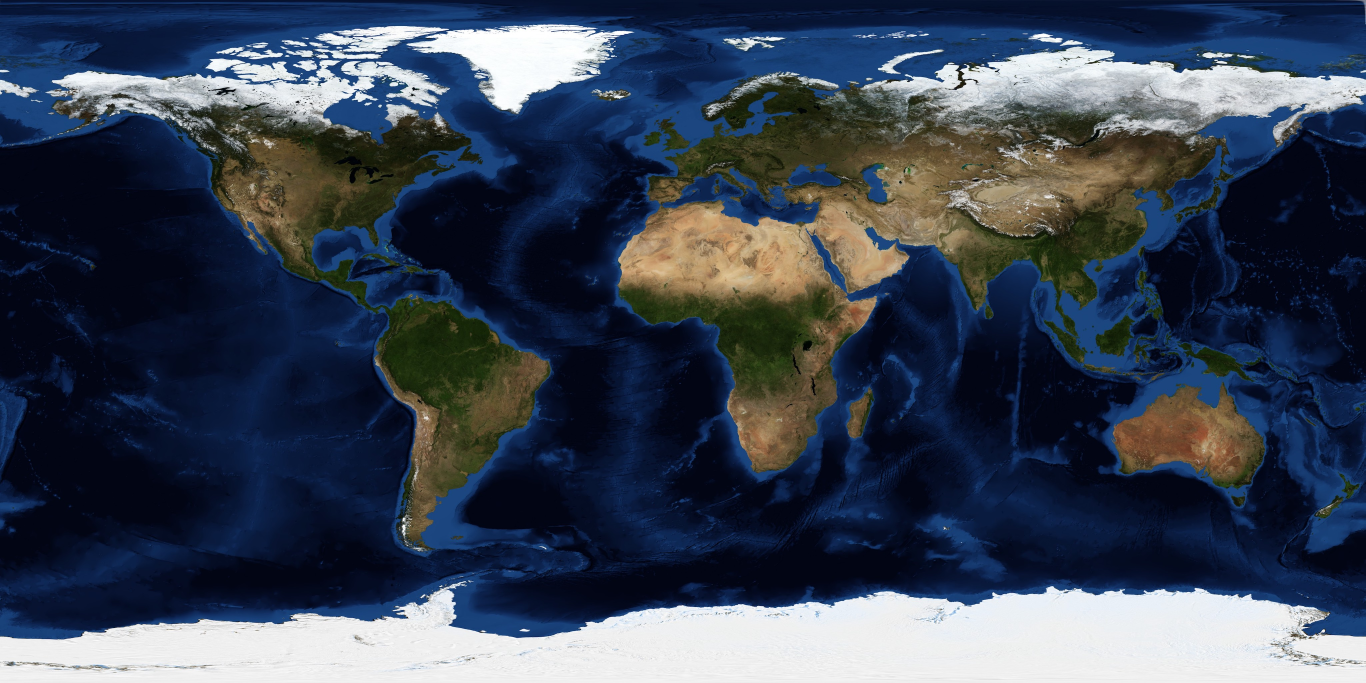
#> input picture faces/earth-day-night/inputs/earth-blue-marble.jpg, 4096 x 2048 px (shown at 1/3 size)
$ python render_assets.py ../inputs/earth-blue-marble.jpg ../inputs/earth-night.jpg ../inputs/earth-night.jpg
#> lines starting #> are read from the running program, lines starting #| are printed output that depends on the picture
### faces/earth-day-night/tools/params.py
"""Shared constants for the Earth watch face."""
import numpy as np

CANVAS = 450            # WFF canvas size
CENTER = CANVAS / 2
EARTH_R = 196           # Earth disk radius in canvas px
EARTH_X = int(CENTER - EARTH_R)
LAT0 = 0.0              # view centred on the equator
LON0 = 0.0
MASK_STEP_DEG = 5.0     # sun-elevation step between precomputed terminator masks
MASK_COUNT = int(180 / MASK_STEP_DEG) + 1
MASK_RES = EARTH_R      # masks are drawn at half resolution and scaled 2x (they are soft)

LO, HI = -0.10, 0.26    # cos(solar zenith) range of the day/night blend (twilight to ~15 deg sun)


def mask_profile(illum):
    t = np.clip((illum - LO) / (HI - LO), 0, 1)
    return t * t * (3 - 2 * t)

### faces/earth-day-night/tools/render_assets.py
"""Render all bitmap assets for the Earth day/night watch face.

Usage: python3 -I render_assets.py <day_texture> <night_texture> <out_drawable_dir>
"""
import math
import random
import sys

import numpy as np
from PIL import Image, ImageDraw, ImageFilter

from params import (CANVAS, CENTER, EARTH_R, LAT0, LON0, MASK_STEP_DEG,
                    MASK_COUNT, MASK_RES, mask_profile)

DAY_TEX, NIGHT_TEX, OUT = sys.argv[1], sys.argv[2], sys.argv[3]
SS = 2  # supersampling


def save(arr, name):
    Image.fromarray(np.clip(arr * 255 + 0.5, 0, 255).astype(np.uint8), "RGBA").save(f"{OUT}/{name}.png", optimize=True)


def sample(tex, lat, lon):
    """Bilinear sample an equirectangular texture (float array HxWx3)."""
    h, w, _ = tex.shape
    x = (lon + 180.0) / 360.0 * w - 0.5
    y = (90.0 - lat) / 180.0 * h - 0.5
    x0 = np.floor(x).astype(int); y0 = np.floor(y).astype(int)
    fx = (x - x0)[..., None]; fy = (y - y0)[..., None]
    x1 = (x0 + 1) % w; x0 = x0 % w
    y0c = np.clip(y0, 0, h - 1); y1c = np.clip(y0 + 1, 0, h - 1)
    a = tex[y0c, x0] * (1 - fx) + tex[y0c, x1] * fx
    b = tex[y1c, x0] * (1 - fx) + tex[y1c, x1] * fx
    return a * (1 - fy) + b * fy


def ortho_grid(size):
    """Return u (east), v (north), z, inside-mask for a disk filling size x size."""
    c = (size - 1) / 2.0
    yy, xx = np.mgrid[0:size, 0:size]
    u = (xx - c) / (size / 2.0)
    v = -(yy - c) / (size / 2.0)
    r2 = u * u + v * v
    inside = r2 <= 1.0
    z = np.sqrt(np.clip(1 - r2, 0, 1))
    return u, v, z, inside, np.sqrt(r2)


def earth_latlon(u, v, z):
    p0, l0 = math.radians(LAT0), math.radians(LON0)
    e = np.array([-math.sin(l0), math.cos(l0), 0.0])
    n = np.array([-math.sin(p0) * math.cos(l0), -math.sin(p0) * math.sin(l0), math.cos(p0)])
    c = np.array([math.cos(p0) * math.cos(l0), math.cos(p0) * math.sin(l0), math.sin(p0)])
    P = u[..., None] * e + v[..., None] * n + z[..., None] * c
    lat = np.degrees(np.arcsin(np.clip(P[..., 2], -1, 1)))
    lon = np.degrees(np.arctan2(P[..., 1], P[..., 0]))
    return lat, lon


def disk_alpha(r, size):
    # antialiased edge, 1 px wide at final resolution
    px = 1.0 / (size / 2.0)
    return np.clip((1.0 - r) / px + 0.5, 0, 1)


def render_earth():
    size = 2 * EARTH_R * SS
    u, v, z, inside, r = ortho_grid(size)
    lat, lon = earth_latlon(u, v, z)
    day_tex = np.asarray(Image.open(DAY_TEX).convert("RGB"), dtype=np.float32) / 255.0
    night_tex = np.asarray(Image.open(NIGHT_TEX).convert("RGB"), dtype=np.float32) / 255.0
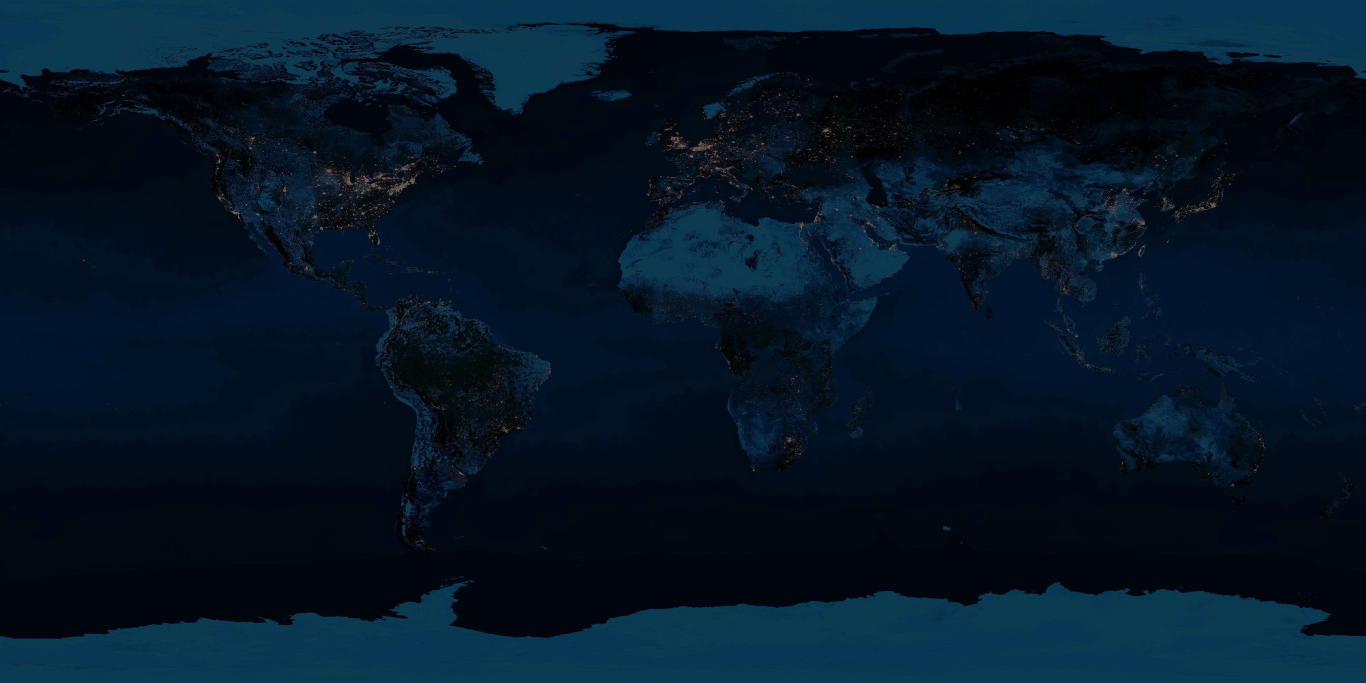
#> input picture faces/earth-day-night/inputs/earth-night.jpg, 4096 x 2048 px (shown at 1/3 size)

    day = sample(day_tex, lat, lon)
#> in sample, `y0 = np.floor(y).astype(int)`:
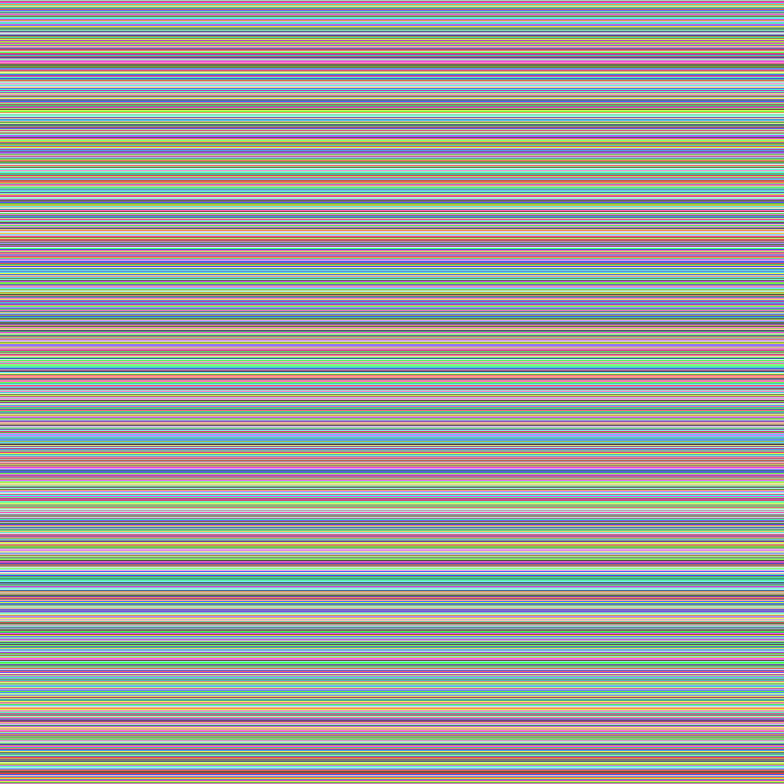
#> y0: shape (784, 784) int64; 784 distinct labels, from 32 to 2014; one colour per label, 0 black
#> in sample, `y1c = np.clip(y0 + 1, 0, h - 1)`: y1c: shape (784, 784) int64; 784 distinct labels, from 33 to 2015
    # gentle contrast / saturation lift
    grey = day.mean(axis=2, keepdims=True)
    day = np.clip(grey + (day - grey) * 1.12, 0, 1)
    day = np.clip((day - 0.02) * 1.15, 0, 1)
    # Rayleigh haze towards the limb
    haze = np.array([0.55, 0.72, 1.0])
    w = (0.5 * (1 - z) ** 2.5)[..., None]
    day = day * (1 - w) + haze * w

    night = sample(night_tex, lat, lon)
    lum = night.max(axis=2, keepdims=True)
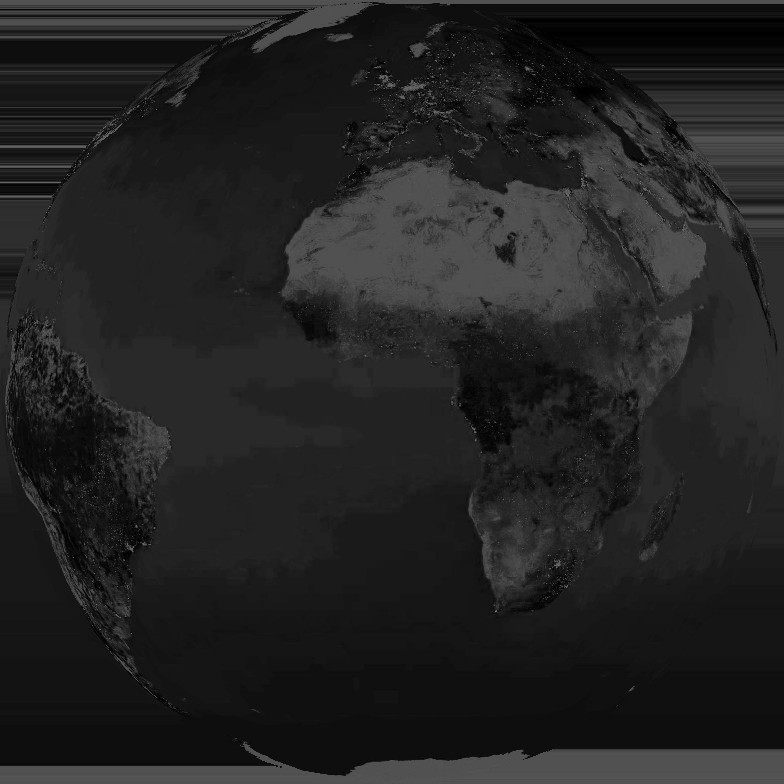
#> lum: shape (784, 784, 1) float64; min 0, max 0.52, mean 0.136
    lights = np.clip((lum - 0.22) / 0.45, 0, 1) ** 1.3  # city lights are the bright pixels
    base = night * 0.62  # darker landmasses, still readable
    glow = np.array([1.0, 0.78, 0.45]) * lights * 0.95
    night = np.clip(base * (1 - lights) + glow + base * lights * 0.4, 0, 1)
    rim = (np.array([0.05, 0.10, 0.26]) * ((1 - z) ** 4)[..., None])
    night = np.clip(night + rim, 0, 1)
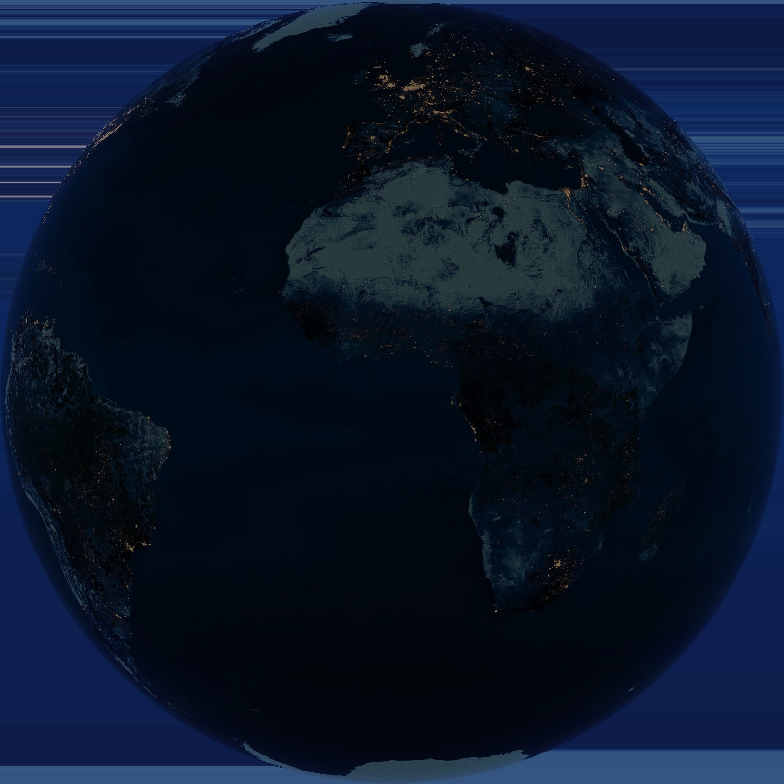
#> night: shape (784, 784, 3) float64; mean R, G, B 0.0379, 0.0844, 0.159

    a = disk_alpha(r, size)[..., None]
    for name, img in (("earth_day", day), ("earth_night", night)):
        rgba = np.concatenate([img, a], axis=2)
        im = Image.fromarray((rgba * 255 + 0.5).astype(np.uint8), "RGBA").resize(
            (2 * EARTH_R, 2 * EARTH_R), Image.LANCZOS)
        im.save(f"{OUT}/{name}.png", optimize=True)
#> this loop made 2 passes
#> name on passes 1 to 2: 'earth_day', 'earth_night'
#> pass 1, in render_earth, `rgba = np.concatenate([img, a], axis=2)`:
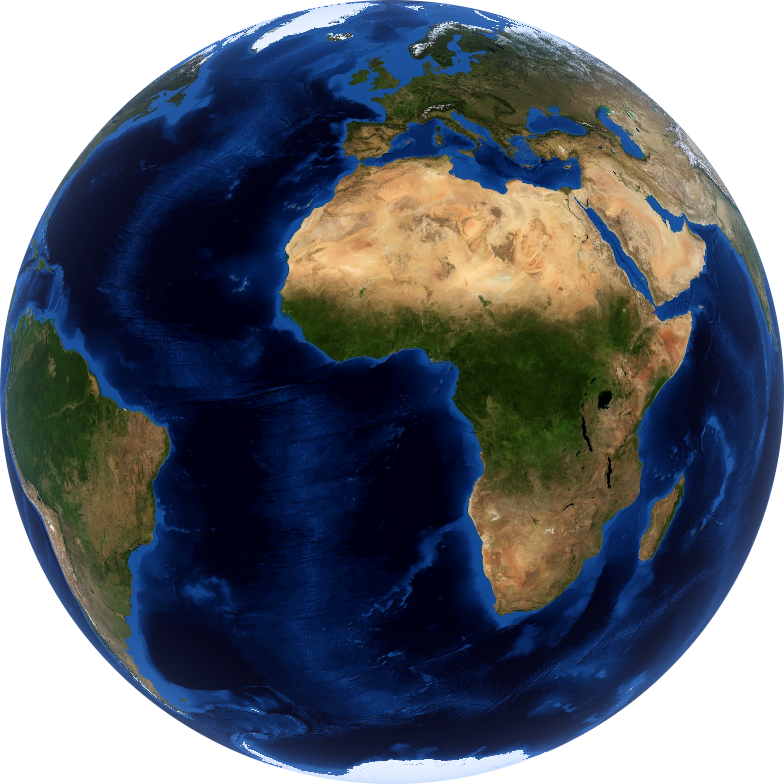
#> rgba: shape (784, 784, 4) float64; mean R, G, B, A 0.252, 0.298, 0.373, 0.785; transparent parts drawn white


def render_masks():
    """Mask k: sun at angle k*STEP from the viewing direction, pointing to +x (right)."""
    size = MASK_RES
    c = (size - 1) / 2.0
    yy, xx = np.mgrid[0:size, 0:size]
    uu = (xx - c) / (size / 2.0)
    vv = (yy - c) / (size / 2.0)
    r2 = uu * uu + vv * vv
    # outside the disk, continue as if on the limb so rotation never exposes an edge
    scale = np.where(r2 > 1, 1 / np.sqrt(np.maximum(r2, 1e-9)), 1.0)
    uu, r2 = uu * scale, np.minimum(r2, 1)
    zz = np.sqrt(1 - r2)
    for k in range(MASK_COUNT):
        a = math.radians(k * MASK_STEP_DEG)
        illum = math.sin(a) * uu + math.cos(a) * zz
        m = mask_profile(illum)
        rgba = np.dstack([np.ones_like(m)] * 3 + [m])
        save(rgba, f"mask_{k:02d}")


def render_background():
    s = CANVAS * SS
    yy, xx = np.mgrid[0:s, 0:s]
    r = np.hypot(xx - (s - 1) / 2, yy - (s - 1) / 2) / SS
    # Stars
    rnd = random.Random(7)
    img = Image.new("RGBA", (s, s), (0, 0, 0, 255))
    d = ImageDraw.Draw(img)
    placed = 0
    while placed < 140:
        x, y = rnd.uniform(0, s), rnd.uniform(0, s)
        rr = math.hypot(x - s / 2, y - s / 2) / SS
        if rr < EARTH_R + 4 or rr > CANVAS / 2:
            continue
        b = int(255 * rnd.uniform(0.2, 0.75))
        rad = rnd.uniform(0.5, 1.2) * SS
        tint = rnd.choice([(255, 255, 255), (220, 230, 255), (255, 240, 220)])
        d.ellipse([x - rad, y - rad, x + rad, y + rad], fill=tuple(int(t * b / 255) for t in tint) + (255,))
        placed += 1
#> after the loop, placed = 140
    img.resize((CANVAS, CANVAS), Image.LANCZOS).save(f"{OUT}/space.png", optimize=True)
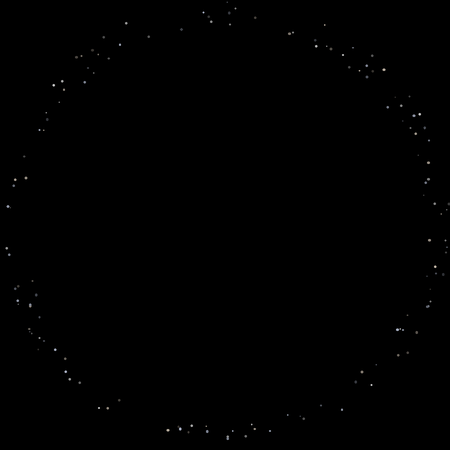
#> saved as space.png: PIL image 450x450 RGBA; mean R, G, B, A 0.3, 0.3, 0.3, 255

    # Atmosphere glow ring (transparent image)
    g = np.exp(-np.clip(r - EARTH_R, 0, None) / 4.5) * (r >= EARTH_R - 2)
    g = g * 0.5
    col = np.array([0.40, 0.65, 1.0])
    rgba = np.dstack([np.broadcast_to(col, g.shape + (3,)).copy().reshape(g.shape + (3,)), g])
    im = Image.fromarray((np.clip(rgba, 0, 1) * 255 + 0.5).astype(np.uint8), "RGBA").resize((CANVAS, CANVAS), Image.LANCZOS)
#> rgba: shape (900, 900, 4) float64
    im.save(f"{OUT}/atmosphere.png", optimize=True)


def render_dial():
    s = CANVAS * SS
    img = Image.new("RGBA", (s, s), (0, 0, 0, 0))
#> img: PIL image 900x900 RGBA; every value is 0
    shadow = Image.new("RGBA", (s, s), (0, 0, 0, 0))
    d = ImageDraw.Draw(img); ds = ImageDraw.Draw(shadow)
    cx = cy = s / 2
    outer = (CANVAS / 2 - 4) * SS
    for i in range(60):
        ang = math.radians(i * 6 - 90)
        hour = i % 5 == 0
        if i == 0:
            length, width, col = 18, 7, (255, 255, 255, 255)
        elif hour:
            length, width, col = 15, 4.5, (255, 255, 255, 240)
        else:
            length, width, col = 7, 2, (255, 255, 255, 150)
        r1, r2 = outer, outer - length * SS
        p1 = (cx + r1 * math.cos(ang), cy + r1 * math.sin(ang))
        p2 = (cx + r2 * math.cos(ang), cy + r2 * math.sin(ang))
        d.line([p1, p2], fill=col, width=int(width * SS))
        ds.line([p1, p2], fill=(0, 0, 0, 200), width=int((width + 4) * SS))
    shadow = shadow.filter(ImageFilter.GaussianBlur(2 * SS))
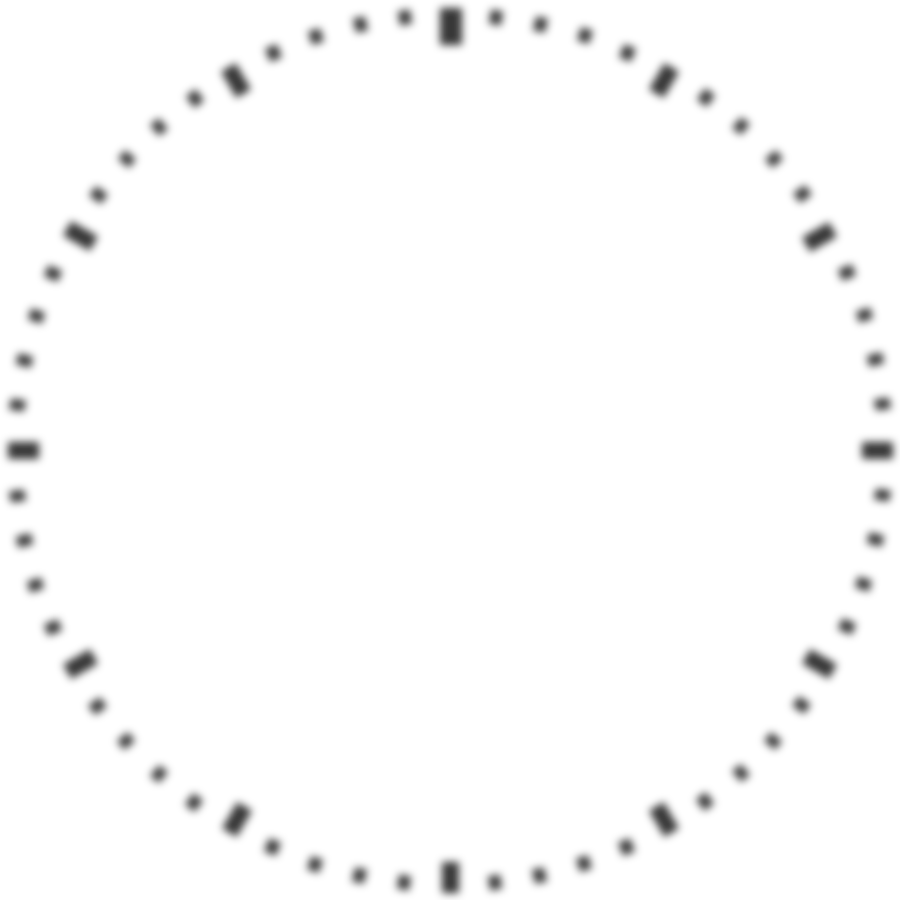
#> shadow: PIL image 900x900 RGBA; mean R, G, B, A 0, 0, 0, 3.6; transparent parts drawn white
    out = Image.alpha_composite(shadow, img).resize((CANVAS, CANVAS), Image.LANCZOS)
    out.save(f"{OUT}/dial.png", optimize=True)


# [47 lines left out: functions hand, render_cap, not called in this run]


if __name__ == "__main__":
    render_earth()
    render_masks()
    render_background()
    render_dial()
